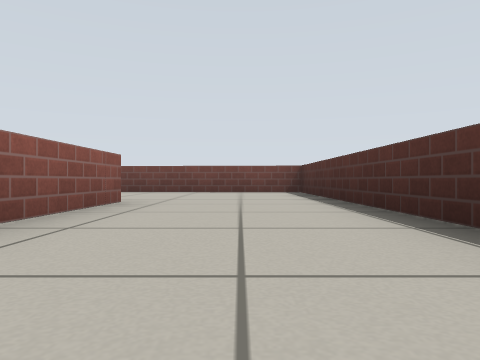
view 1 (above)

16 first-person views from a walk through a world built for the Gazebo simulator. The camera is 0.28 m above the floor, looks level and sees 70° across. The floor is counted in squares, 1 m on a side. Each view is taken from the middle of a square. On the plan, view 1 faces up. The plan holds only what a view shows up to about 9 squares ahead; the rest is blank. Gazebo's built-in surfaces are drawn with simple patterns.

view 2
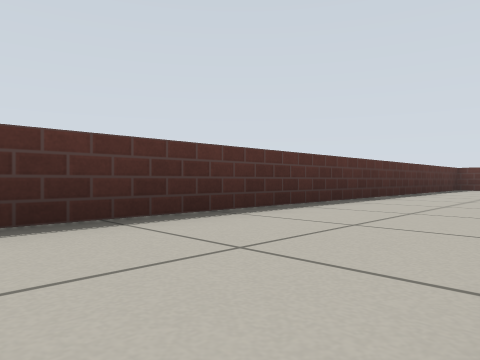

view 3
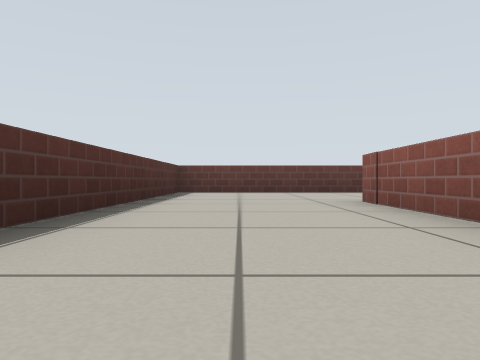

view 4
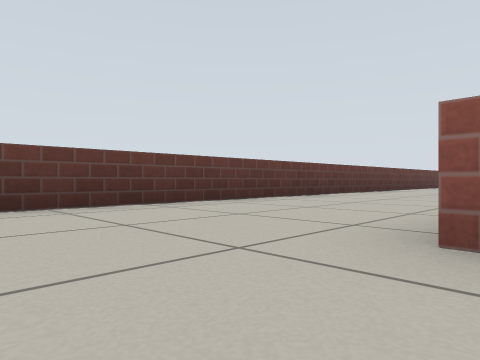

view 5
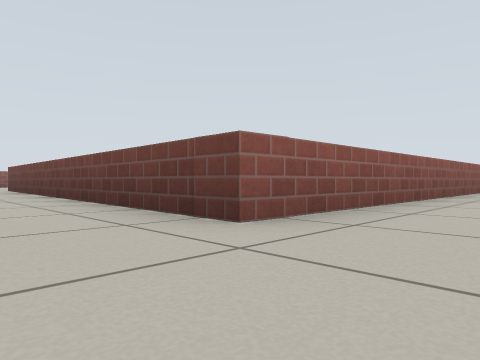

view 6
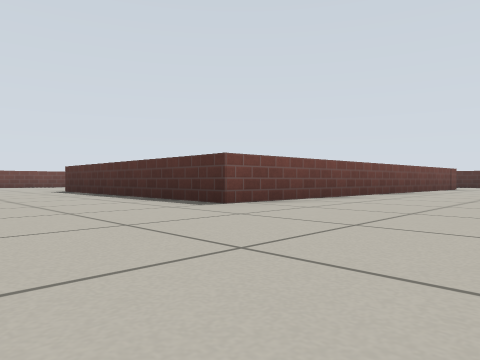

view 7
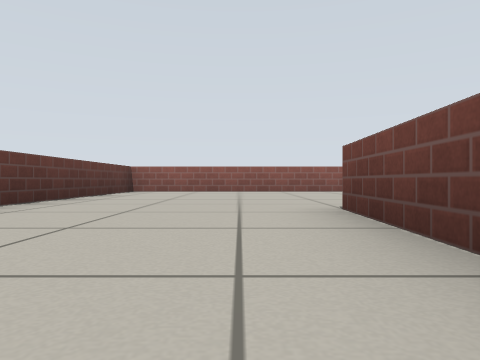

view 8
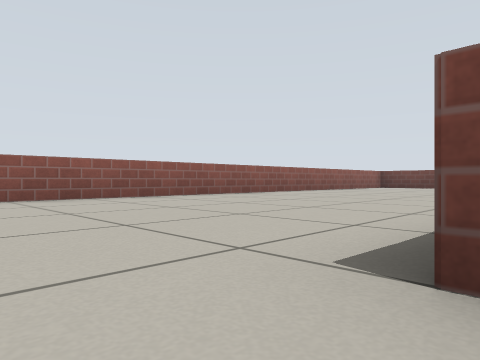

view 9
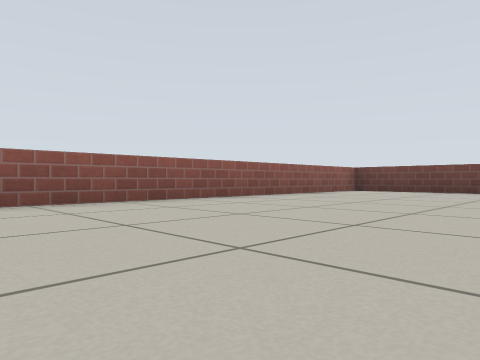

view 10
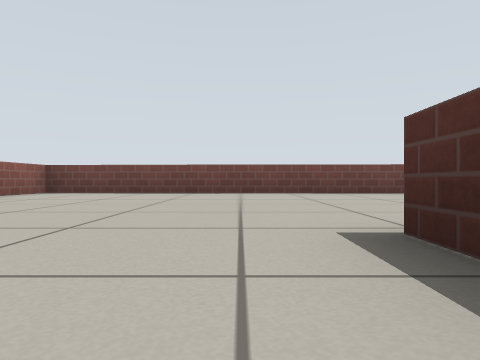

view 11
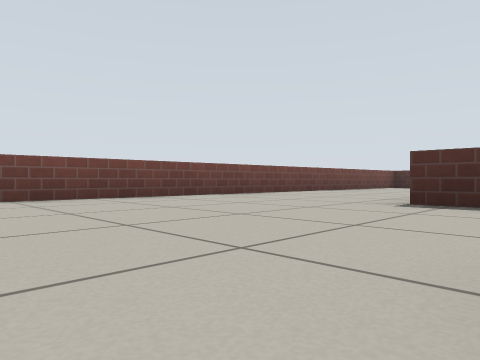

view 12
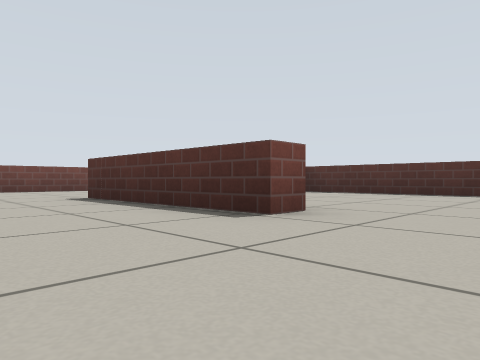

view 13
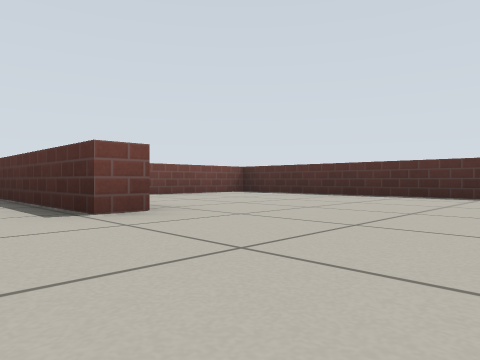

view 14
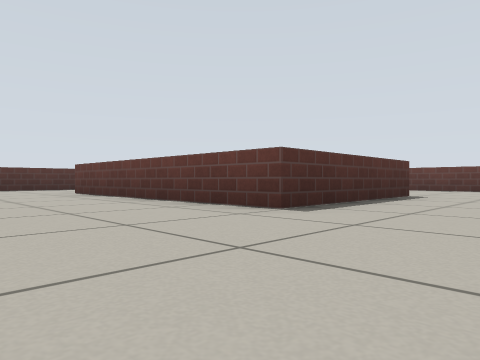

view 15
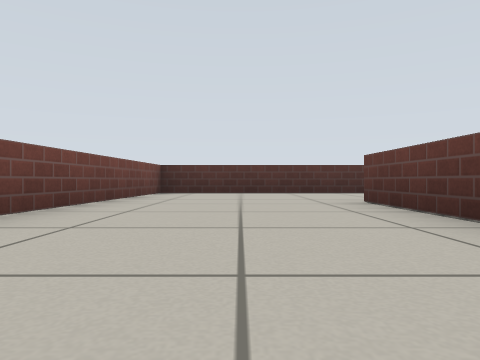

view 16
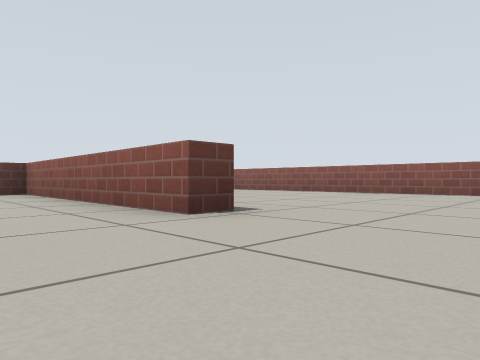

### Floor plan
Ten units are one square. View 1 is at (0, 0); x grows to the right and y downward. Boxes are objects, and circles mark ways between rooms. Rooms are numbered by the first view taken in them; rooms with no view inside come last. Other rooms are left out.
<svg viewBox="-157 -88 176 159">
<path fill="none" stroke="#000" d="M-69 -8 -69 -44 -15 -44 -16 34 -103 30 -102 -28 -97 -28 -97 -4M-91 66 14 66 14 -77 -152 -83 -152 66 -106 66M-64 -8 -69 -8M-21 10 -20 -39 -46 -39M-73 27 -59 27M-97 -4 -97 25 -93 26"/>
<circle cx="-85" cy="-15" r="3" fill="#2a7"/>
<text x="-80" y="-10">1</text>
<text x="-50" y="0">2</text>
</svg>
Room 1 opens to room 2.

Where each view was taken, in squares from view 1:
view 1: 0 up, 0 right, facing up
view 2: 4 up, 1 left, facing down-right
view 3: 1 up, 0 right, facing down
view 4: 3 down, 0 right, facing down-left
view 5: 5 down, 0 right, facing up-left
view 6: 6 down, 13 left, facing up-right
view 7: 4 down, 7 left, facing left
view 8: 4 down, 10 left, facing up-left
view 9: 0 up, 11 left, facing up-left
view 10: 1 up, 11 left, facing up
view 11: 3 up, 11 left, facing up-right
view 12: 1 down, 9 left, facing up-right
view 13: 2 down, 8 left, facing up-right
view 14: 7 up, 9 left, facing down-right
view 15: 6 up, 6 left, facing right
view 16: 5 up, 8 left, facing down-left
